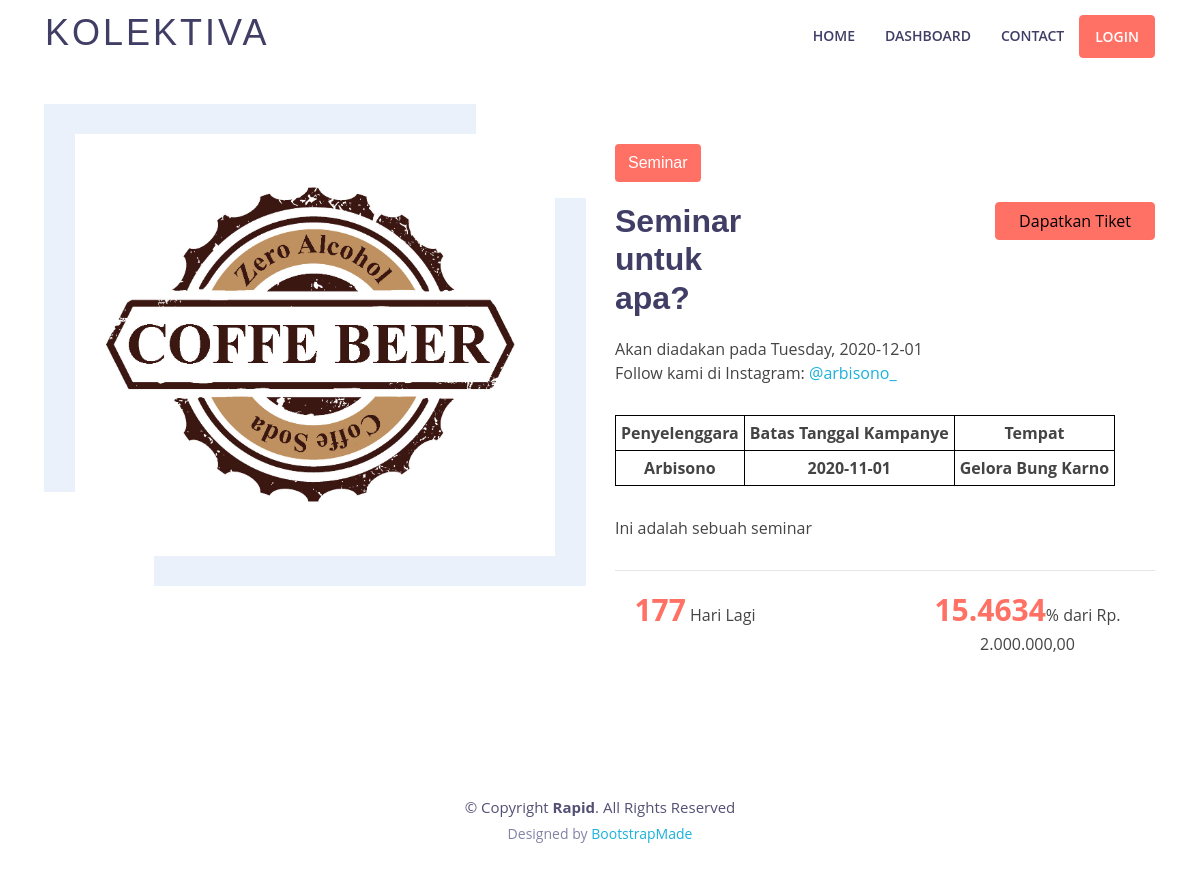
/CUser/contribute2/3, run on the app's committed database.
### tables this page shows
CREATE TABLE `campaign` (
  `id` int(11) NOT NULL,
  `id_user` int(11) DEFAULT NULL,
  `category` text DEFAULT NULL,
  `eventName` text DEFAULT NULL,
  `eventDate` text DEFAULT NULL,
  `price` int(11) DEFAULT NULL,
  `image` text DEFAULT NULL,
  `imageKtp` varchar(50) DEFAULT NULL,
  `proposal` varchar(50) DEFAULT NULL,
  `instagram` text DEFAULT NULL,
  `campaigner` text DEFAULT NULL,
  `dueDate` date DEFAULT NULL,
  `venue` text DEFAULT NULL,
  `target` int(11) DEFAULT NULL,
  `detail` text DEFAULT NULL,
  `percentage` float DEFAULT NULL,
  `approval` int(11) DEFAULT NULL,
  `gift` int(11) DEFAULT NULL
);

### application/models/MUser.php (called while the page is built, shortened)
<?php
class MUser extends CI_Model {
    public function __construct()
    {
		$this->load->library('veritrans');
		$this->load->helper('url');
    }
    public function contribute2($id){
        $query = "SELECT *, (SELECT (SUM(total_price_transaction_gift) * 100)/ (SELECT campaign.target from campaign WHERE campaign.id = ".$id.") FROM transaction_gift WHERE id_campaign_transaction_gift=".$id.") as persentase FROM campaign where id='".$id."';";
        $query2 = "SELECT gift.image, gift.price, gift.package_name, gift.detail, gift.gift_stock, gift.id, campaign.eventDate, campaign.eventName, campaign.venue from gift JOIN
        campaign ON campaign.id = gift.id_campaign
        WHERE gift.id_campaign = '".$id."';";
        $data['content'] = $this->db->query($query);
        $data['content2'] = $this->db->query($query2);
        $this->load->view('contribute2', $data);
    }
}
?>

### application/controllers/CUser.php (called while the page is built, shortened)
<?php
class CUser extends CI_Controller
{
    public function contribute2($id)
	{
            $this->MUser->contribute2($id);
    }
}

### index.php (called while the page is built, shortened)
<?php
require_once BASEPATH.'core/CodeIgniter.php';

### application/views/convertRupiahs.php (called while the page is built)
<?php
function rupiah($angka){
	$hasil_rupiah = "Rp. " . number_format($angka,2,',','.');
	return $hasil_rupiah;
}
?>

### application/views/contribute2.php (the view, shortened to what this page needs)
<!DOCTYPE html>
<html lang="en">
<head>
  <link href=<?php echo base_url('assets/lib/bootstrap/css/bootstrap.min.css')?> rel="stylesheet">
  <link href=<?php echo base_url('assets/lib/font-awesome/css/font-awesome.min.css')?> rel="stylesheet">
  <link href=<?php echo base_url('assets/lib/animate/animate.min.css')?> rel="stylesheet">
  <link href=<?php echo base_url('assets/lib/ionicons/css/ionicons.min.css')?> rel="stylesheet">
  <link href=<?php echo base_url('assets/lib/owlcarousel/assets/owl.carousel.min.css')?> rel="stylesheet">
  <link href=<?php echo base_url('assets/lib/lightbox/css/lightbox.min.css')?> rel="stylesheet">
  <link href=<?php echo base_url('assets/css/style.css')?> rel="stylesheet">
  <?php require 'convertRupiahs.php' ?>
</head>
<body>
  <?php include 'topbar.php' ?>
  <main id="main">
    <section id="about">
      <div class="container">
        <div class="row">
          <?php foreach ($content->result_array() as $key): ?>
          <div class="col-lg-6 col-md-6">
            <div class="about-img">
              <img src='<?php echo base_url('assets/uploads/campaign/'.$key['image'])?>' alt="">
            </div>
          </div>
          <div class="col-lg-6 col-md-6">
            <div class="about-content">
              <h5 class="bg-text-red"><?php echo $key['category'] ?></h5>
              <div class="row">
                <div class="col-lg-4 col-4">
                  <h2><?php echo $key['eventName'] ?></h2>
                </div>
                <div class="col-lg-4 col-4">
                </div>
                <?php $datetime1 = new DateTime("now");
                $datetime2 = new DateTime($key['dueDate']);
                $interval = $datetime1->diff($datetime2);?>
                <div class="col-lg-4 col-4">
                  <?php if ($interval->format('%R%a') < 0) {?>
                  <button disabled class="btn btn-primary btn-user btn-block">
                    <a style="color: black;">Too Late</a></button>
                  <?php } else{?>
                  <?php if(isset($_SESSION['login']) && $_SESSION['fullName']){?>
                    <button class="btn btn-primary btn-user btn-block">
                    <a href="#" data-toggle="modal" data-target="#getTicket2" style="color: black;"
                      data-packagename='Harap Dijawab <?php echo $key['eventName'] ?>' data-price2=<?php echo $key['price']?>
                      data-gift=<?php echo $key['id'] ?> data-date='<?php echo $key['eventDate'] ?>' data-venue='<?php echo $key['venue'] ?>'>Dapatkan
                      Tiket</a>
                  </button>
                  <?php } else{?>
                    <button class="btn btn-primary btn-user btn-block">
                    <a href="#" data-toggle="modal" style="color: black;" data-target="#sorryModal">Dapatkan Tiket</a>
                  </button>
                  <?php } ?>
                  <?php } ?>
                </div>
              </div>
              <p>Akan diadakan pada <?php echo DateTime::createFromFormat('Y-m-d', $key['eventDate'])->format('l'); ?>,
                <?php echo $key['eventDate'] ?><br>Follow kami di Instagram:
                <a href="https://www.instagram.com/<?php echo $key['instagram'] ?>"
                  target="_blank">@<?php echo $key['instagram'] ?></a></p>
              <table>
                <tr>
                  <th>Penyelenggara</th>
                  <th>Batas Tanggal Kampanye</th>
                  <th>Tempat</th>
                </tr>
                <tr>
                  <th><?php echo $key['campaigner'] ?></th>
                  <th><?php echo $key['dueDate'] ?></th>
                  <th><?php echo $key['venue'] ?></th>
                </tr>
              </table>
              <p>
                <p><?php echo $key['detail'] ?></p>
              </p>
              <hr>
              <?php $datetime1 = new DateTime("now");
                $datetime2 = new DateTime($key['dueDate']);
                $interval = $datetime1->diff($datetime2);?>
              <div class="row counters">
                <div class="col-lg-4 col-4 text-center">
                  <?php if ($interval->format('%R%a') < 0) {?>
                  <p><span style="color: #FF7065;font-size: 30px;font-weight:bold">
                      Selesai</p>
                  <?php } else{?>
                  <p><span style="color: #FF7065;font-size: 30px;font-weight:bold"
                      data-toggle="counter-up"><?php echo $interval->format('%R%a') ?></span>
                    Hari Lagi</p>
                  <?php } ?>
                </div>
                <div class="col-lg-2 col-2 text-center">
                </div>
                <div class="col-lg-6 col-6 text-center">
                  <p><span style="color: #FF7065;font-size: 30px;font-weight:bold"
                      data-toggle="counter-up"><?php echo $key['persentase'] ?></span>%
                    dari <?php echo rupiah($key['target']) ?>
                </div>
              </div>
            </div>
          </div>
          <?php endforeach ?>
        </div>
      </div>
    </section>
    <section id="footer">
      <div class="container">
        <div class="copyright">
          &copy; Copyright <strong>Rapid</strong>. All Rights Reserved
        </div>
        <div class="credits">
          Designed by <a href="https://bootstrapmade.com/">BootstrapMade</a>
        </div>
      </div>
    </section>
    <?php include 'login.php' ?>
    <?php include 'get_a_ticket.php' ?>
    <?php include 'pick_this.php' ?>
    <?php include 'pick_no_package.php' ?>
</body>
</html>

### assets/css/style.css (style rules this page uses)
body { background: #fff; color: #444; font-family: "Open Sans", sans-serif; }
a { color: #1bb1dc; transition: 0.5s; }
p { padding: 0; margin: 0 0 30px 0; }
h1, h2, h3, h4, h5, h6 { font-family: "Montserrat", sans-serif; font-weight: 400; margin: 0 0 20px 0; padding: 0; }
#about { padding: 80px 0; }
#about .about-content { padding-top: 40px; }
#about .about-content h2 { color: #413e66; font-family: "Montserrat", sans-serif; font-weight: 700; }
#about .about-img { position: relative; margin: 30px 30px 30px 30px; }
#about .about-img img { width: 100%; border: 8px solid #fff; transition: .5s; }
#about .about-img::before { position: absolute; left: -31px; top: -30px; width: 90%; height: 92%; z-index: -1; content: ''; background-color: #ebf1fa; transition: .5s; }
#about .about-img::after { position: absolute; right: -31px; bottom: -30px; width: 90%; height: 92%; z-index: -1; content: ''; background-color: #ebf1fa; transition: .5s; }
#footer { padding: 0 0 30px 0; font-size: 14px; background: #fff; }
#footer .copyright { text-align: center; padding-top: 30px; color: #535074; font-size: 15px; }
#footer .credits { text-align: center; font-size: 14px; padding-top: 4px; color: #8582a8; }
#footer .credits a { color: #1bb1dc; }

### application/views/contribute2.php (style rules this page uses)
table, th, td { border: 1px solid black; padding: 5px; text-align: center; }

### data on the page
campaign: image (picture), category "Seminar", eventName "Seminar untuk apa?", shows "Dapatkan Tiket", eventDate "Tuesday", eventDate "2020-12-01", instagram "arbisono_", campaigner "Arbisono", dueDate "2020-11-01", venue "Gelora Bung Karno", detail "Ini adalah sebuah seminar", dueDate "177", persentase "15.4634", target "Rp. 2.000.000,00"
